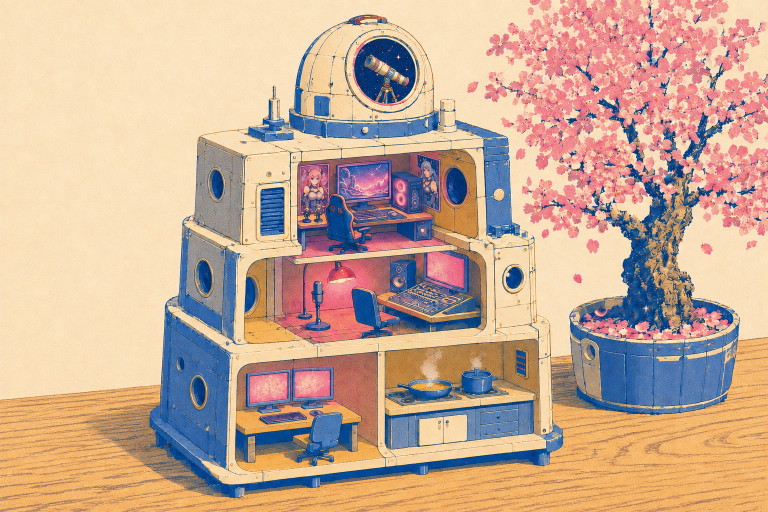
#> input picture landing page.png, 1536 x 1024 px (shown at 1/2 size)
$ python world_architecture_paint.py
#> lines starting #> are read from the running program, lines starting #| are printed output that depends on the picture; after the words box and inside, x2 and y2 are one past the last pixel; in counts of white or black regions, pixels touching at a corner belong together; pictures that were not available may be replaced by others from this repository, and a replacement may not be noted
"""Reserve facade, roof, and side-wall artwork for their own physical surfaces."""
from pathlib import Path
import numpy as np
from PIL import Image,ImageDraw,ImageFilter
ROOT=Path(__file__).resolve().parents[2]
OUT=ROOT/'public/scene/textures'

def sample(name):
    a=np.asarray(Image.open(OUT/(name+'.png')).convert('RGB'))
    yy,xx=np.indices((1024,1536))
    return Image.fromarray(a[yy%a.shape[0],xx%a.shape[1]])

def prepare_architecture_paint():
    source=Image.open(ROOT/'landing page.png').convert('RGB')
#> source is the input picture: PIL image 1536x1024 RGB; mean R, G, B 199.7, 170.6, 150.1
    cream=sample('cream')
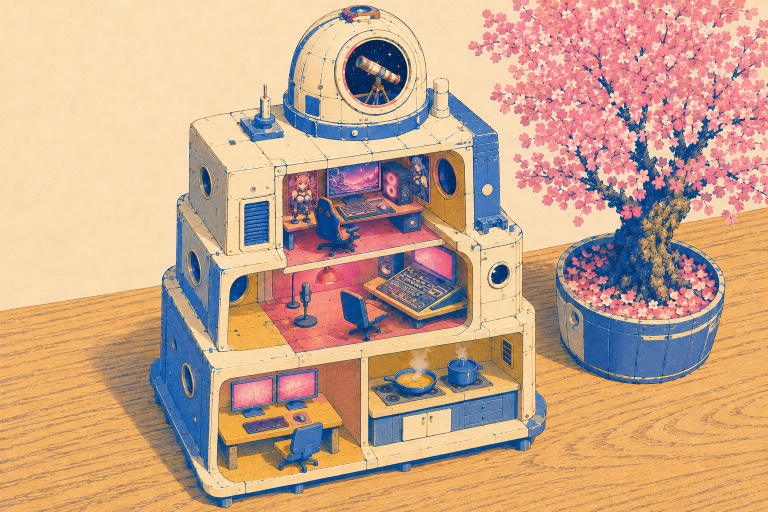
#> input picture Codex Image Sep 7, 2026, 12_09_18 AM.png, 1536 x 1024 px, given in place of cream.png, which was not available (shown at 1/2 size)
#> in sample, a is the input picture: shape (1024, 1536, 3); mean R, G, B 201, 165, 138.6
    mask=Image.new('L',source.size);draw=ImageDraw.Draw(mask)
#> after `mask = Image.new('L', source.size)`: mask: PIL image 1536x1024 L; every value is 0
    for poly in [
      [(594,324),(949,297),(970,471),(947,485),(603,515),(594,500)],
      [(504,515),(953,497),(971,519),(977,637),(960,651),(504,692),(487,672),(490,537)],
      [(495,739),(750,711),(765,887),(750,918),(479,946),(466,930),(473,758)],
      [(773,706),(1066,678),(1082,870),(1064,885),(793,914),(778,898)],
    ]: draw.polygon(poly,fill=255)
    draw.rounded_rectangle((512,363,582,489),radius=9,fill=255)
    draw.ellipse((998,521,1060,598),fill=255)
    Image.composite(cream,source,mask.filter(ImageFilter.GaussianBlur(.5))).save(OUT/'architecture-front.png')
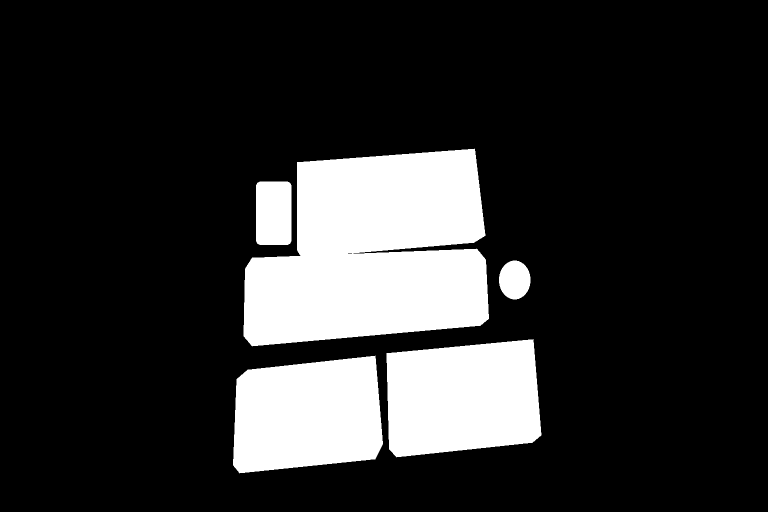
#> mask: PIL image 1536x1024 L (shown at 1/2 size); 18% white; 5 white regions, box (x1, y1, x2, y2) and area: (487, 297, 978, 693) 149266, (773, 678, 1083, 915) 62247, (466, 711, 766, 947) 59302, (512, 363, 583, 490) 8933, (998, 521, 1061, 599) 3850
    sides=source.copy()
    for box,crop in [((337,703,379,752),(338,681,350,701)),((367,741,428,835),(378,703,407,726)),((375,510,439,607),(379,475,405,503)),((408,326,462,419),(405,291,437,321))]:
        side_mask=Image.new('L',source.size);draw=ImageDraw.Draw(side_mask)
        draw.ellipse(box,fill=255)
        paint=np.asarray(source.crop(crop))
        paint=np.concatenate((paint,paint[:,::-1]),axis=1)
        paint=np.concatenate((paint,paint[::-1]),axis=0)
        yy,xx=np.indices((1024,1536))
        fill=Image.fromarray(paint[yy%paint.shape[0],xx%paint.shape[1]])
        sides=Image.composite(fill,sides,side_mask.filter(ImageFilter.GaussianBlur(.5)))
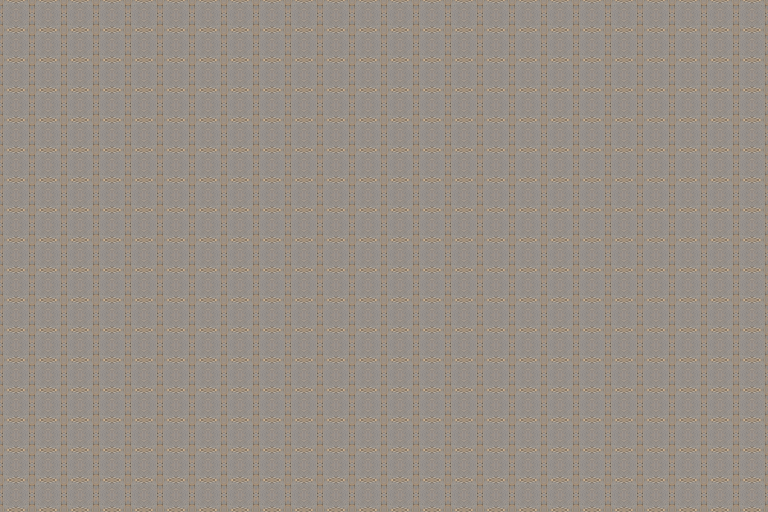
#> fill: PIL image 1536x1024 RGB (shown at 1/2 size); mean R, G, B 152, 143.1, 134.1
#> side_mask: PIL image 1536x1024 L; 0.26% white; 1 white region, box (x1, y1, x2, y2) and area: (408, 326, 463, 420) 4050
    sides.save(OUT/'architecture-sides.png')
    roof_mask=mask.copy();draw=ImageDraw.Draw(roof_mask)
    draw.polygon([(490,250),(526,235),(531,163),(569,162),(574,228),(582,224),(582,132),(615,63),(674,24),(775,21),(838,54),(879,127),(879,195),(919,192),(919,274),(885,282),(589,290),(493,290)],fill=255)
    Image.composite(cream,source,roof_mask.filter(ImageFilter.GaussianBlur(.5))).save(OUT/'architecture-roofs.png')
    right=Image.open(ROOT/'Codex Image Sep 7, 2026, 12_09_29 AM.png').convert('RGB')
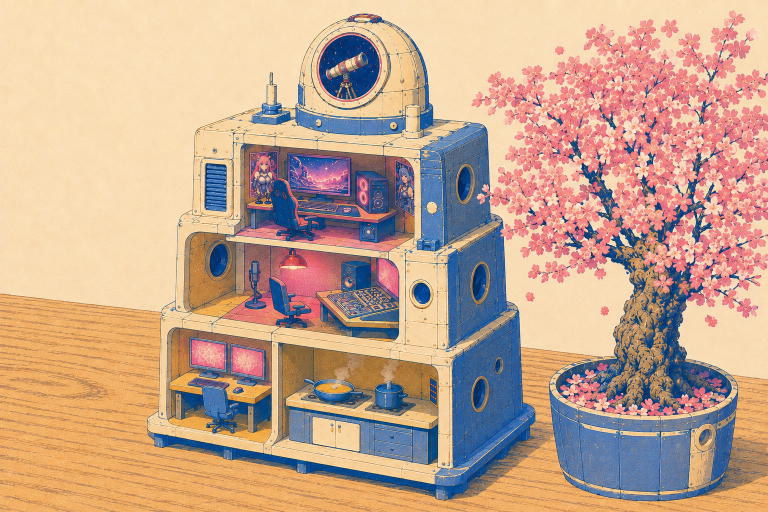
#> input picture Codex Image Sep 7, 2026, 12_09_29 AM.png, 1536 x 1024 px (shown at 1/2 size)
#> right is the input picture: PIL image 1536x1024 RGB; mean R, G, B 196.7, 164.9, 143.3
    pixels=np.asarray(right,dtype=float)
    yy,xx=np.indices((1024,1536))
    pink=(pixels[:,:,0]>pixels[:,:,1]*1.3)&(pixels[:,:,2]>pixels[:,:,1]*.95)&(pixels[:,:,0]>140)
#> pink: shape (1024, 1536) bool; 9.5% white; 1766 white regions (1498 under 20 px), largest, box (x1, y1, x2, y2) and area: (1117, 100, 1459, 311) 20718, (1339, 198, 1536, 438) 13230, (542, 495, 695, 653) 11342
    pink&=(xx>880)&(xx<1040)&(yy>250)&(yy<650)
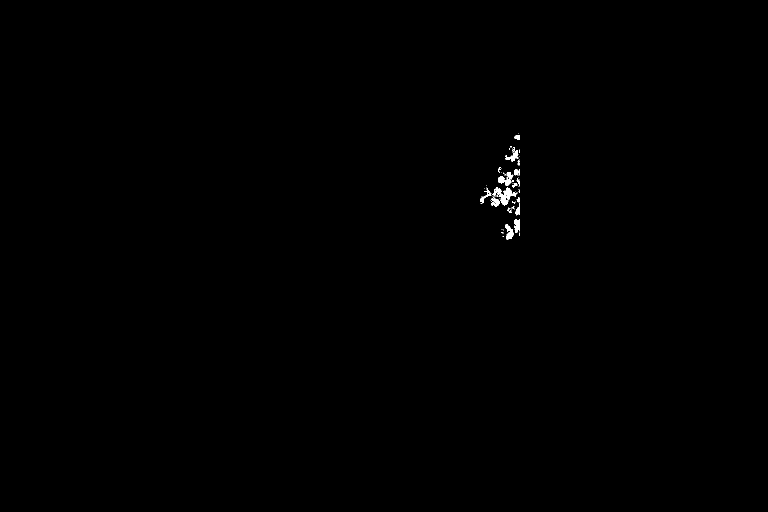
#> pink: shape (1024, 1536) bool (shown at 1/2 size); 0.18% white; 63 white regions (46 under 20 px), largest, box (x1, y1, x2, y2) and area: (984, 375, 1035, 411) 683, (996, 344, 1027, 372) 379, (1010, 448, 1027, 480) 275
    clear=Image.fromarray((pink*255).astype('uint8')).filter(ImageFilter.MaxFilter(5))
#> clear: PIL image 1536x1024 L; 0.43% white; 4 white regions, box (x1, y1, x2, y2) and area: (958, 332, 1042, 433) 4463, (1000, 437, 1042, 482) 1178, (1009, 290, 1042, 333) 852, (1027, 265, 1042, 282) 205
    draw=ImageDraw.Draw(clear)
    for box in [(907,323,958,413),(934,518,987,611),(934,746,985,832),(975,708,1023,758)]:
        draw.ellipse(box,fill=255)
    patch=np.asarray(right.crop((942,283,966,307)))
    patch=np.concatenate((patch,patch[:,::-1]),axis=1)
#> patch: shape (24, 48, 3)
    patch=np.concatenate((patch,patch[::-1]),axis=0)
#> patch: shape (48, 48, 3)
    fill=Image.fromarray(patch[yy%patch.shape[0],xx%patch.shape[1]])
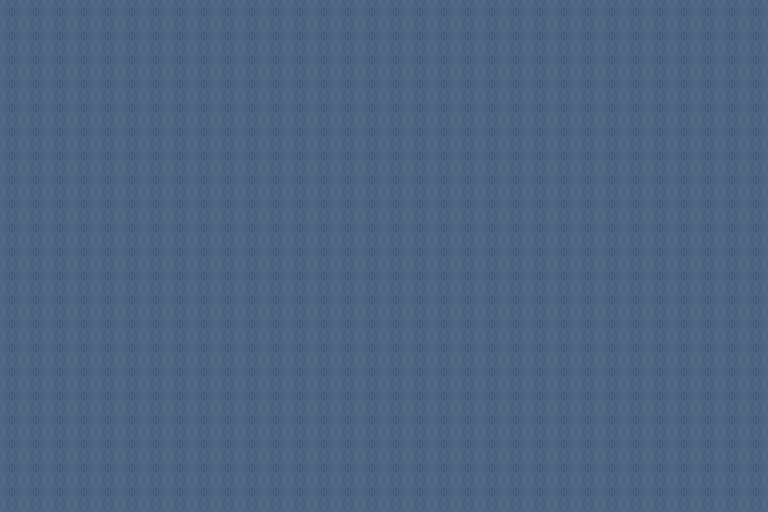
#> fill: PIL image 1536x1024 RGB (shown at 1/2 size); mean R, G, B 77, 100.2, 129.4
    Image.composite(fill,right,clear.filter(ImageFilter.GaussianBlur(.5))).save(OUT/'architecture-right.png')
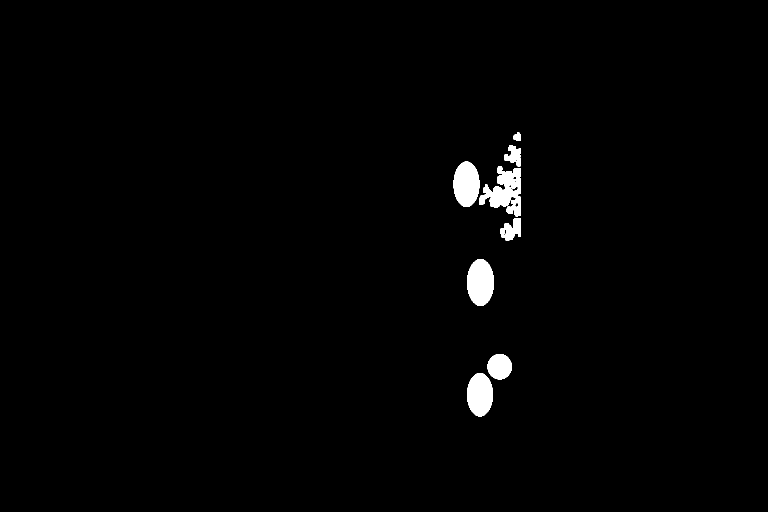
#> clear: PIL image 1536x1024 L (shown at 1/2 size); 1.3% white; 8 white regions, largest, box (x1, y1, x2, y2) and area: (958, 332, 1042, 433) 4463, (934, 518, 988, 612) 3976, (907, 323, 959, 414) 3712
    print('Separated facade, porthole, room, and roof source ownership.')

if __name__=='__main__':prepare_architecture_paint()
